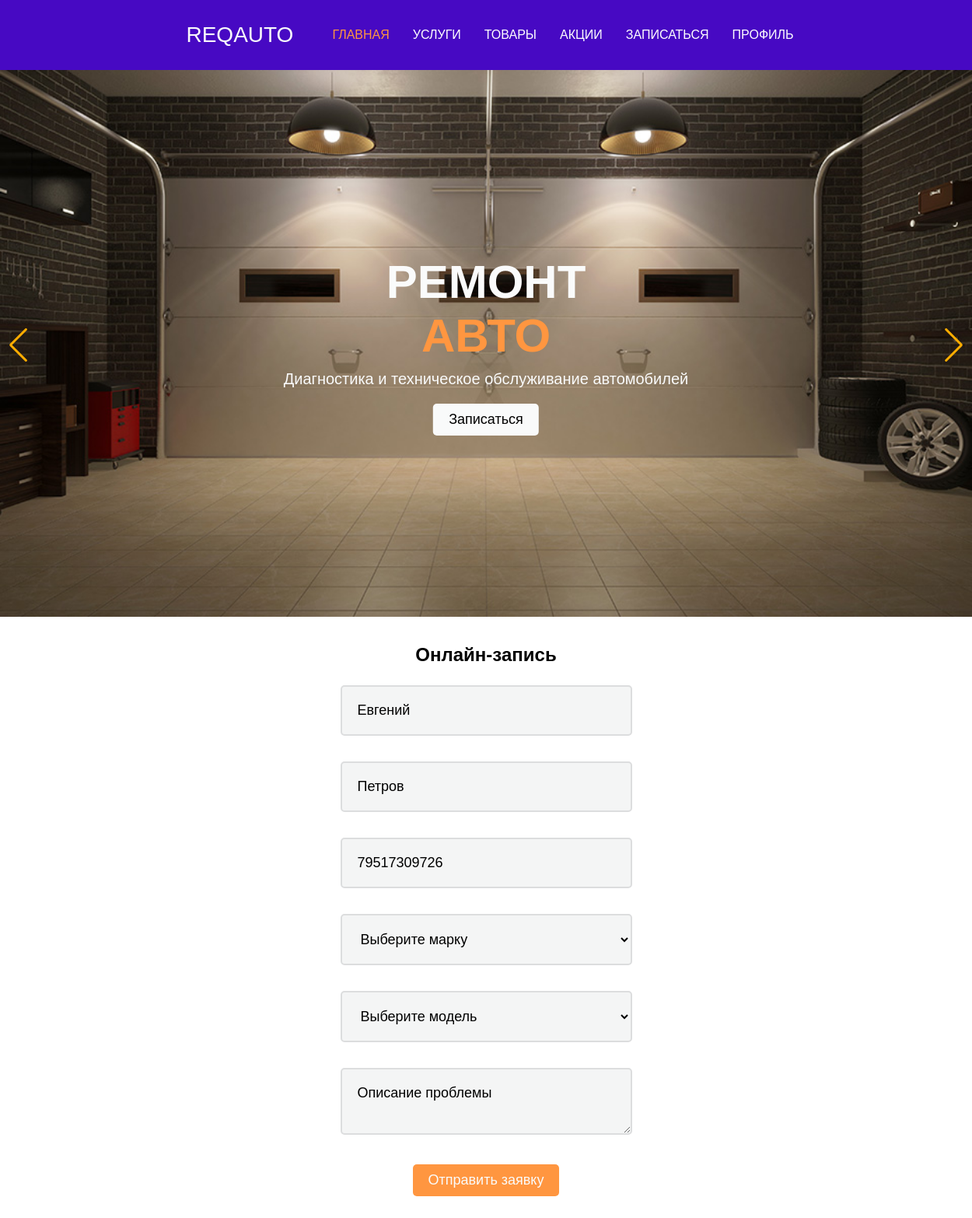
The page / (signed in) on the database its author committed.
### models.py (models this page shows)
class User(db.Model):
    __tablename__ = 'User'
    ID = db.Column(db.Integer, primary_key=True)
    username = db.Column(db.String(50), unique=True)
    password = db.Column(db.String(128))
    firstName = db.Column(db.String(50))
    lastName = db.Column(db.String(50))
    patronymic = db.Column(db.String(50))
    phone = db.Column(db.String(15))
    dateBirth = db.Column(db.Date, nullable=True)
    roleID = db.Column(db.Integer, db.ForeignKey('Role.ID'))
    photo = db.Column(db.String(256), nullable=True)

### app.py (the view)
@app.route('/')
def index():
    car_makes = CarMake.query.all()
    user_data = None
    if 'user_id' in session:
        user_id = session['user_id']
        user = User.query.get(user_id)
        user_data = {
            'firstName': user.firstName,
            'lastName': user.lastName,
            'patronymic': user.patronymic,
            'phone': user.phone
        }
    return render_template('index.html', car_makes=car_makes, user_data=user_data)

### templates/index.html (shortened to what this page needs)
<!DOCTYPE html>
<html lang="en">
  <head>
    <link rel="stylesheet" href="/static/styles.css" />
    <link
      rel="stylesheet"
      href="https://cdn.jsdelivr.net/npm/swiper@8/swiper-bundle.min.css"
    />
  </head>
  <body>
    <header>
      <div class="logo">ReqAuto</div>
      <nav>
        <ul>
          <li><a href="#" class="active">Главная</a></li>
          <li><a href="#">Услуги</a></li>
          <li><a href="#">Товары</a></li>
          <li><a href="#">Акции</a></li>
          <li><a href="#form">Записаться</a></li>
          <li><a href="#" onclick="checkSessionAndRedirect()">Профиль</a></li>
        </ul>
      </nav>
    </header>
    <main>
      <section class="back-header">
        <div class="swiper-container">
          <div class="swiper-wrapper">
            <div class="swiper-slide">
              <div class="swiper-text-container">
                <p class="h1 wh">Ремонт</p>
                <p class="h1 light-text">Авто</p>
                <p class="h2 wh" style="margin-top: 10px">
                  Диагностика и техническое обслуживание автомобилей
                </p>
                <button class="button h3" style="margin-top: 20px">
                  <a href="#form" class="no-link-style">Записаться</a>
                </button>
              </div>
              <img src="/static/assets/car.png" alt="" class="img-back" />
            </div>
          </div>
          <button class="swiper-button-prev"></button>
          <button class="swiper-button-next"></button>
        </div>
      </section>
      <section class="horizontal-center-container" id="form">
        <form class="form" action="/submit" method="post">
          <label class="h2 form-title">Онлайн-запись</label>
          <input
            class="form-input h3"
            type="text"
            id="firstName"
            name="firstName"
            style="margin-top: 25px"
            value="{{ user_data.firstName if user_data else '' }}"
            placeholder="Имя"
            required
          /><br />
          <input
            class="form-input h3"
            type="text"
            id="lastName"
            name="lastName"
            value="{{ user_data.lastName if user_data else '' }}"
            placeholder="Фамилия"
            required
          /><br />
          <input
            class="form-input h3"
            type="text"
            id="phone"
            name="phone"
            value="{{ user_data.phone if user_data else '' }}"
            placeholder="Телефон"
            required
          /><br />
          <select
            class="form-input h3"
            id="carMake"
            name="carMake"
            required
            onchange="updateModels()"
          >
            <option value="">Выберите марку</option>
            </select
          ><br />
          <select class="form-input h3" id="carModel" name="carModel" required>
            <option value="">Выберите модель</option></select
          ><br />
          <textarea
            class="form-input h3"
            id="defectsDescription"
            name="defectsDescription"
            placeholder="Описание проблемы"
            required
          ></textarea
          ><br />
          <button class="button submit-button h3" type="submit">
            Отправить заявку
          </button>
        </form>
      </section>
    </main>
  </body>
</html>

### static/styles.css (style rules this page uses)
html { scroll-behavior: smooth; }
html, body, p { margin: 0; padding: 0; width: 100%; height: 100%; }
.h1 { text-transform: uppercase; font-family: "Rubik", sans-serif; font-weight: 600; font-size: 60px; }
.h2 { text-transform: initial; font-family: "Rubik", sans-serif; font-weight: 100; font-size: 20px; }
.h3 { text-transform: initial; font-family: "Rubik", sans-serif; font-weight: 100; font-size: 18px; }
.wh { color: #fafbfb; }
header { margin: 0; padding: 20px; background-color: #4709c3; width: 100%; position: sticky; display: flex; justify-content: center; top: 0; z-index: 100; }
.logo { display: flex; font-family: "Montserrat", sans-serif; font-weight: 100; text-transform: uppercase; margin-right: 50px; font-size: 28px; color: #fafbfb; align-items: center; }
nav ul { list-style: none; padding-left: 0; display: flex; justify-content: center; }
nav a { text-decoration: none; color: #fff; display: flex; justify-content: center; }
nav li { display: inline; font-family: "Montserrat", sans-serif; font-weight: 100; text-transform: uppercase; margin: 0 30px 0 0; font-size: 16px; display: flex; justify-content: center; align-items: center; }
.active { color: #ff9640; }
.back-header { position: relative; overflow: hidden; }
.img-back { width: 100%; height: 50%; position: relative; object-fit: contain; }
.swiper-button-prev, .swiper-button-next { background-color: rgba(255, 255, 255, 0); border: none; --swiper-theme-color: #fdad00; }
.swiper-slide { text-align: center; font-size: 18px; }
.swiper-text-container { position: absolute; top: 50%; left: 50%; transform: translate(-50%, -50%); text-align: center; z-index: 2; }
.light-text { color: #ff9640; }
.button { background-color: #f9fafa; width: fit-content; height: fit-content; padding: 10px 20px; max-width: 100%; border-radius: 5px; border-style: none; color: #000; }
.submit-button { margin: 0 auto; margin-top: 20px; background-color: #ff9640; color: #fafbfb; }
.horizontal-center-container { display: flex; justify-content: center; text-align: center; }
.form { display: flex; flex-direction: column; width: fit-content; min-width: 30%; max-width: 80%; padding: 30px; border-radius: 5px; height: 100%; }
.form-title { font-size: 24px; font-weight: 550; }
.form-input { width: 100%; border-radius: 5px; border: 2px solid #dcddde; margin-top: 15px; background: #f4f5f5; padding: 20px; box-sizing: border-box; outline: none; transition: all 0.3s ease; }
.form-input::placeholder { color: #000; }
.no-link-style { text-decoration: none; color: inherit; }

### rows shown on the page
User: firstName "Евгений", lastName "Петров", phone "79517309726"
